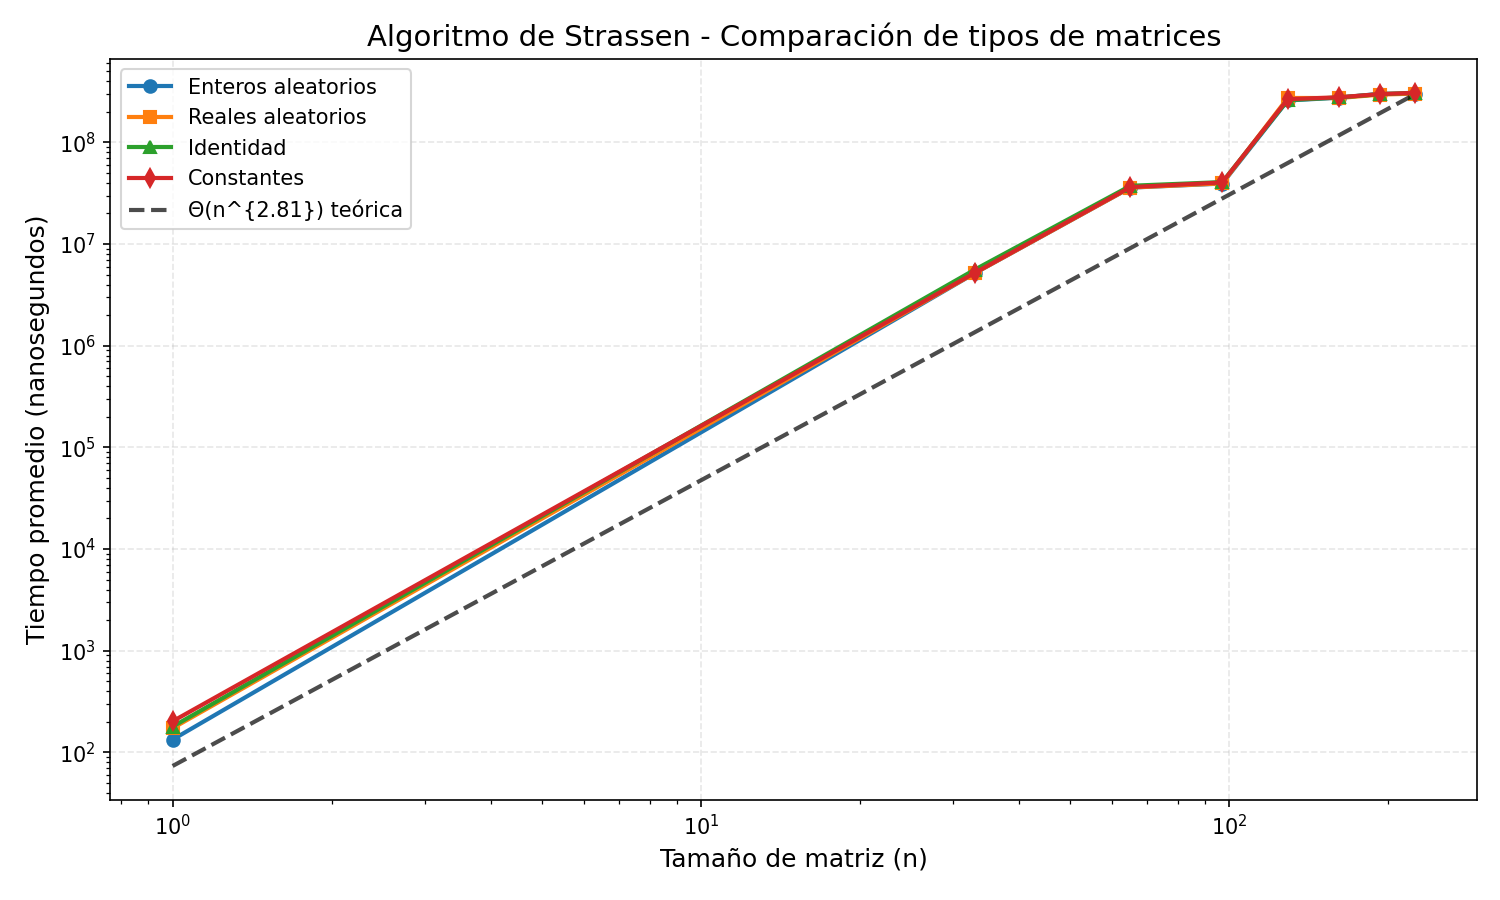

Recreate this plot in Python.
import pandas as pd
import matplotlib.pyplot as plt
import numpy as np

# Cargar los datos
int_random = pd.read_csv('int_random.csv')
real_random = pd.read_csv('real_random.csv')
identity = pd.read_csv('identity.csv')
constant = pd.read_csv('constant.csv')

# Crear figura
plt.figure(figsize=(10, 6))

# Graficar cada experimento (usando t_mean)
plt.loglog(int_random['n'], int_random['t_mean'], 'o-', label='Enteros aleatorios', linewidth=2, markersize=6)
plt.loglog(real_random['n'], real_random['t_mean'], 's-', label='Reales aleatorios', linewidth=2, markersize=6)
plt.loglog(identity['n'], identity['t_mean'], '^-', label='Identidad', linewidth=2, markersize=6)
plt.loglog(constant['n'], constant['t_mean'], 'd-', label='Constantes', linewidth=2, markersize=6)

# Curva teórica O(n^2.81) ajustada
n_teorico = np.array([1, 33, 65, 97, 129, 161, 193, 225])
# Ajustar factor constante para que coincida aproximadamente con los datos
factor = int_random['t_mean'].iloc[-1] / (n_teorico[-1] ** 2.81)
tiempo_teorico = factor * (n_teorico ** 2.81)
plt.loglog(n_teorico, tiempo_teorico, 'k--', label='Θ(n^{2.81}) teórica', linewidth=2, alpha=0.7)

# Etiquetas y formato
plt.xlabel('Tamaño de matriz (n)', fontsize=12)
plt.ylabel('Tiempo promedio (nanosegundos)', fontsize=12)
plt.title('Algoritmo de Strassen - Comparación de tipos de matrices', fontsize=14)
plt.legend(loc='upper left', fontsize=10)
plt.grid(True, alpha=0.3, linestyle='--')

# Guardar
plt.tight_layout()
plt.savefig('strassen_plot.png', dpi=150)
plt.show()

# Imprimir pendientes para verificar
print("Pendientes aproximadas (log-log):")
for n in [65, 129, 225]:
    pendiente_int = np.log(int_random[int_random['n']==n]['t_mean'].values[0] / int_random[int_random['n']==65]['t_mean'].values[0]) / np.log(n/65)
    print(f"  Enteros n=65→{n}: {pendiente_int:.2f}")
